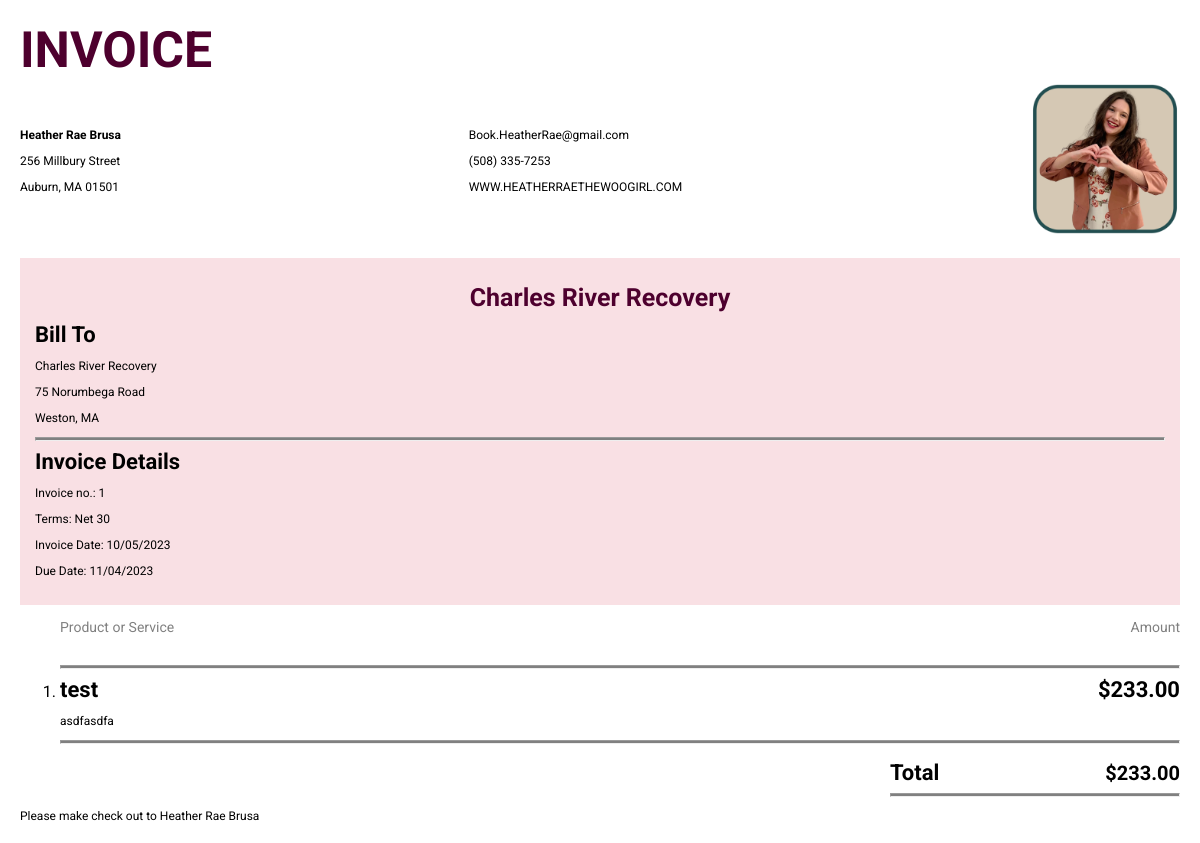
The page /invoice/1 (signed in) on the database its author committed.
### main.py (models this page shows)
class InvoiceTable(db.Model):
    __tablename__ = 'invoice_table'
    id = db.Column(db.Integer, primary_key=True)
    facility = db.Column(db.String(250))
    street = db.Column(db.String(250))
    town = db.Column(db.String(250))
    state = db.Column(db.String(250))
    zip_code = db.Column(db.String(250))
    date = db.Column(db.String(250))
    due_date = db.Column(db.String(250))
    price = db.Column(db.String(250))
    title = db.Column(db.String(250))
    description = db.Column(db.String(250))
    paid = db.Column(db.Boolean, default=False)
    paid_on = db.Column(db.String(250))
    data_base_id = db.Column(db.Integer, db.ForeignKey('database.id'))

### main.py (the view)
@app.route('/invoice/<int:invoice_id>', methods=['GET', 'POST'])
@logged_in_only
def invoice(invoice_id):
    invoice = InvoiceTable.query.filter_by(id=invoice_id).first()
    return render_template('invoice.html', invoice=invoice)

### main.py (called while the page is built)
@login_manager.user_loader
def load_user(user_id):
    return db.session.get(User, int(user_id))

def logged_in_only(f):
    @wraps(f)
    def decorated_function(*args, **kwargs):
        try:
            if current_user.is_authenticated:
                return f(*args, **kwargs)
            else:
                return redirect(url_for('login_page'))
        except AttributeError:
            return redirect(url_for('login_page'))
    return decorated_function

### templates/invoice.html (shortened to what this page needs)
<!DOCTYPE html>
<html lang="en">
<head>
    <link rel="stylesheet" href="{{ url_for('static', filename='../static/css/stylesheet.css') }}">
    <link rel="stylesheet" href="{{ url_for('static', filename='../static/css/invoice.css') }}">
</head>
<body>
    <h1>INVOICE</h1>
    <div class="headerContainer">
        <div>
            <p><b>Heather Rae Brusa</b></p>
            <p>256 Millbury Street</p>
            <p>Auburn, MA 01501</p>
        </div>
        <div>
            <p>Book.HeatherRae@gmail.com</p>
            <p>(508) 335-7253</p>
            <p>WWW.HEATHERRAETHEWOOGIRL.COM</p>
        </div>
        <div class="pictureContainer">
            <img src="{{ url_for('static', filename='../static/img/invoiceHeather.webp') }}" alt="picture of Heather Rae with her hands in the shape of a heart">
        </div>
    </div>
    <div class="coloredContainer">
        <div>
            <h2>{{ invoice.facility }}</h2>
            <h3>Bill To</h3>
            <p>{{ invoice.facility }}</p>
            <p>{{ invoice.street }}</p>
            <p>{{ invoice.town }}, {{ invoice.state }}</p>
        </div>
        <hr class="lineBreak">
        <div>
            <h3>Invoice Details</h3>
            <p>Invoice no.: {{ invoice.id }}</p>
            <p>Terms: Net 30</p>
            <p>Invoice Date: {{ invoice.date }}</p>
            <p>Due Date: {{ invoice.due_date }}</p>
        </div>
    </div>
    <div class="rowItems">
        <p class="productAmount productService">Product or Service</p>
        <p class="productAmount">Amount</p>
    </div>
    <ol>
        <li>
            <hr class="lineBreak">
            <div class="rowItems">
                <h3>{{ invoice.title }}</h3>
                <h3>${{ invoice.price }}</h3>
            </div>
            <p class="descriptionWidth">
                {{ invoice.description }}
            </p>
            <hr class="lineBreak">
        </li>
    </ol>
    <div class="totalContainer">
        <div class="rowItems">
            <h3>Total</h3>
            <h4>${{ invoice.price }}</h4>
        </div>
        <hr class="lineBreak">
    </div>
    <p>Please make check out to Heather Rae Brusa</p>
</body>
</html>

### static/css/stylesheet.css (style rules this page uses)
html, body { overflow-x: hidden; font-family: 'Roboto', sans-serif; }
body { background-color: #868B8E; font-family: 'Roboto', sans-serif; box-sizing: border-box; }
h1 { font-size: 80px; text-align: center; }
h2 { font-size: 40px; margin: 10px; }
h4 { opacity: 0; transition: opacity 0.5s ease; margin-top: 0px; margin-bottom: 0px; }
h2 { text-align: center; font-size: 35px; }
h3 { font-size: 30px; }
h4 { font-size: 30px; }
p { font-size: 30px; }
@media only screen and (max-width: 1200px) { h2 { font-size: 20px; } }
@media only screen and (max-width: 1200px) { h3 { font-size: 20px; } }
@media only screen and (max-width: 1200px) { h4 { font-size: 20px; } }
@media only screen and (max-width: 1200px) { p { font-size: 20px; } }

### static/css/invoice.css (style rules this page uses)
body { font-family: 'Roboto', sans-serif; margin-left: 20px; margin-right: 20px; background-color: white; }
h1 { color: rgb(78, 0, 46); font-size: 50px; margin-top: 10px; margin-bottom: 5px; text-align: left; }
p { font-size: 12px; }
h2 { color: rgb(78, 0, 46); font-size: 25px; }
h3 { font-size: 22px; margin: 0px; }
.rowItems h4 { opacity: 1; }
.headerContainer { display: flex; justify-content: space-between; align-items: center; z-index: 2; }
.pictureContainer img { width: 150px; z-index: 1; transform: scaleX(-1); }
.coloredContainer { background-color: rgb(249, 224, 228); padding: 15px; margin-top: 20px; }
.lineBreak { background-color: grey; height: 2px; }
.productAmount { color: grey; font-size: 14px; }
.productService { margin-left: 40px; }
.rowItems { display: flex; justify-content: space-between; align-items: center; }
.descriptionWidth { width: 35%; }
.totalContainer { width: 25%; margin-left: auto; }

### rows shown on the page
InvoiceTable: facility "Charles River Recovery", street "75 Norumbega Road", town "Weston", state "MA", id "1", date "10/05/2023", due_date "11/04/2023", title "test", price "233.00", description "asdfasdfa"
